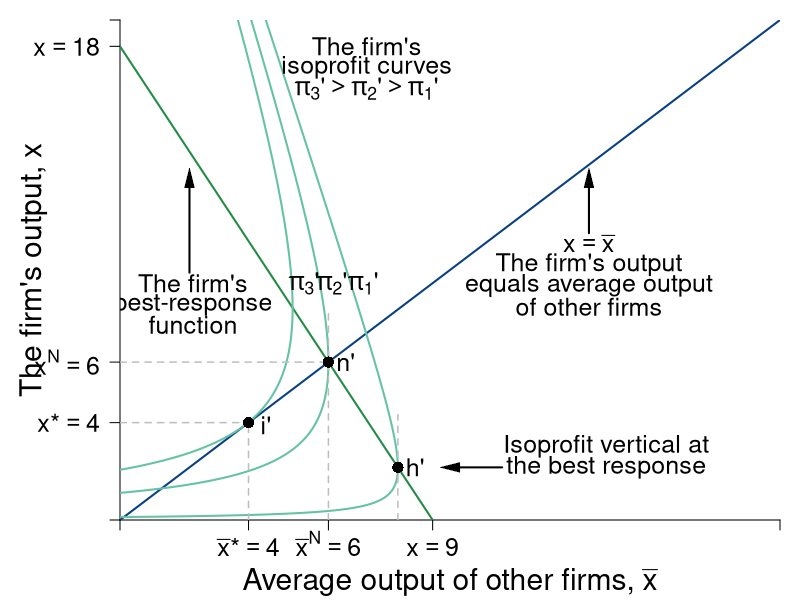

Recreate this plot in R.
require(shape)
pdf(file = "competitionmarkets/competition_average.pdf", width = 9, height = 7)

#Set parameters for graphics
axislabelsize <- 1.8
labelsize <- 1.5
namesize <- 1.8
annotatesize <- 1.5
graphlinewidth <- 2
segmentlinewidth <- 1.5

COL <- c("#7fc97f", "#beaed4", "#fdc086", "#ffff99", "#386cb0", "#f0027f", "#bf5b17", "#666666")
COLA <- c("#99d8c9","#66c2a4","#41ae76", "#238b45", "#005824")
COLB <- c("#4eb3d3", "#2b8cbe", "#0868ac","#084081")

par(mar =  c(4, 6, 1, 1))

piA <- function(xbar, x, s = 0.5, pmax = 20, c1 = 2, n = 5) {
  (pmax - s*(n - 1)*xbar)*x - s*(x)^2 - c1*x
}

brfA <- function(xbar, s = 0.5, pmax = 20, c1 = 2, n = 5) {
  (pmax - c1)/(2*s) - ((n-1)/(2))*xbar
}

Equal45 <- function(xbar, slope = 1){
  slope*xbar
}

xANEcomp <- function(pbar, c1 = 2, n = 8, beta = 0.5){
  (1/(n+1))*(pbar - c1)/beta
}


xlims <- c(0, 19)
ylims <- c(0, 19)

npts <- 501 
x <- seq(xlims[1], xlims[2], length.out = npts)
y <- seq(ylims[1], ylims[2], length.out = npts) 
a <- c(2, 18, 32.5)
b <- c(60, 72, 81)


plot(0, 0, xlim = xlims, ylim = ylims, type = "n",
     xlab = expression(paste("")),
     ylab = expression(paste("")), 
     xaxt = "n", 
     yaxt = "n", 
     cex.lab = axislabelsize, 
     bty = "n",
     xaxs="i", 
     yaxs="i")

ticksy <- c(0, 3.7, 6, 18, ylims[2])
ylabels <- c(NA, expression(paste(x,"*") == 4), expression(paste(x^N) == 6), expression(x == 18), NA)
ticksx <- c(0, 3.7, 6, 9, xlims[2])
xlabels <- c(NA, expression(paste(bar(x),"*" == 4)), expression(paste(bar(x)^{N} == 6)), expression(x == 9), NA)


axis(1, at = ticksx, pos = 0, labels = xlabels, cex.axis = labelsize)
axis(2, at = ticksy, pos = 0, labels = ylabels, las = 1, cex.axis = labelsize)

npts <- 500 
xx1 <- seq(xlims[1], xlims[2], length.out = npts)

lines(xx1, brfA(xx1, s = 0.5, pmax = 20, c1 = 2, n = 5), col = COLA[4], lwd = graphlinewidth)
lines(xx1, Equal45(xx1, slope = 1), col = COLB[4], lwd = graphlinewidth)

contour(x, y,
        outer(x, y, piA),
        #labels = c("v1", "v2", "v3"),
        drawlabels = FALSE,
        col = COLA[2],
        #xlab = expression(paste("A's Apples, ", x)),
        #ylab = expression(paste("A's Oranges, ", y)),
        #cex.lab = axislabelsize,
        lwd = graphlinewidth,
        levels = a,
        xaxs="i",
        yaxs="i",
        add = TRUE)

mtext(expression(paste("Average output of other firms, ", bar(x))), side=1, line = 3, cex = axislabelsize)
text(-2.5, 0.5*ylims[2], expression(paste("The firm's output, ", x)), xpd = TRUE, cex = axislabelsize, srt = 90) 




segments(0, 6, 6, 6, lty = 2, col = "gray" , lwd = segmentlinewidth)
segments(6, 0, 6, 8, lty = 2, col = "gray" , lwd = segmentlinewidth)
points(6, 6, pch = 16, col = "black", cex = 1.5)
text(6.5, 6, expression(paste(n,"'")), cex = labelsize)
segments(0, 3.7, 3.7, 3.7, lty = 2, col = "gray" , lwd = segmentlinewidth)
segments(3.7, 0, 3.7, 3.7, lty = 2, col = "gray" , lwd = segmentlinewidth)
points(3.7, 3.7, pch = 16, col = "black", cex = 1.5)
text(4.2, 3.6, expression(paste(i,"'")), cex = labelsize)
segments(8, brfA(xbar = 8) - 2, 8, brfA(xbar = 8) + 2, lty = 2, col = "gray" , lwd = segmentlinewidth)
points(8, brfA(xbar = 8), pch = 16, col = "black", cex = 1.5)
text(8.5, brfA(xbar = 8), expression(paste(h,"'")), cex = labelsize)


text(14, brfA(xbar = 8) + 0.8, expression(paste("Isoprofit vertical at")), cex = annotatesize)
text(14, brfA(xbar = 8), expression(paste("the best response")), cex = annotatesize)
# text(14, brfA(xbar = 8) - 0.8, expression(paste("with best response")), cex = annotatesize)
Arrows(11, brfA(xbar = 8), 9.5, brfA(xbar = 8), col = "black", lty = 1, lwd = 2, arr.type = "triangle", arr.lwd = 0.5)

Arrows(13.5, 10.9, 13.5, 13, col = "black", lty = 1, lwd = 2, arr.type = "triangle", arr.lwd = 0.5)
text(13.5, 10.5, expression(paste(x == bar(x))), cex = annotatesize)
text(13.5, 9.7, expression(paste("The firm's output")), cex = annotatesize)
text(13.5, 8.9, expression(paste("equals average output")), cex = annotatesize)
text(13.5, 8.1, expression(paste("of other firms")), cex = annotatesize)

text(2.1, 9, expression(paste("The firm's")), cex = annotatesize)
text(2.1, 8.2, expression(paste("best-response")), cex = annotatesize)
text(2.1, 7.4, expression(paste("function")), cex = annotatesize)
Arrows(2, 9.4, 2, 13, col = "black", lty = 1, lwd = 2, arr.type = "triangle", arr.lwd = 0.5)


#Label the iso-welfare functions for the HG, Aisha
text(7, 9, expression(paste(pi[1],"'")), cex = annotatesize)
text(6.1, 9, expression(paste(pi[2],"'")), cex = annotatesize)
text(5.3, 9, expression(paste(pi[3],"'")), cex = annotatesize)
text(7.1, 18, expression("The firm's"), cex = annotatesize)
text(7.1, 17.2, expression("isoprofit curves"), cex = annotatesize)
text(7.1, 16.4, expression(paste(pi[3], "'", phantom() > pi[2], "'", phantom() > pi[1], "'")), cex = annotatesize)


#B's brf
text(7, 30, expression(paste("A's best response")), cex = annotatesize)
text(7, 29, expression(paste("function")), cex = annotatesize)
Arrows(7, 28.2, 7, 23.5, col = "black", lty = 1, lwd = 2, arr.type = "triangle", arr.lwd = 0.5)


dev.off()
